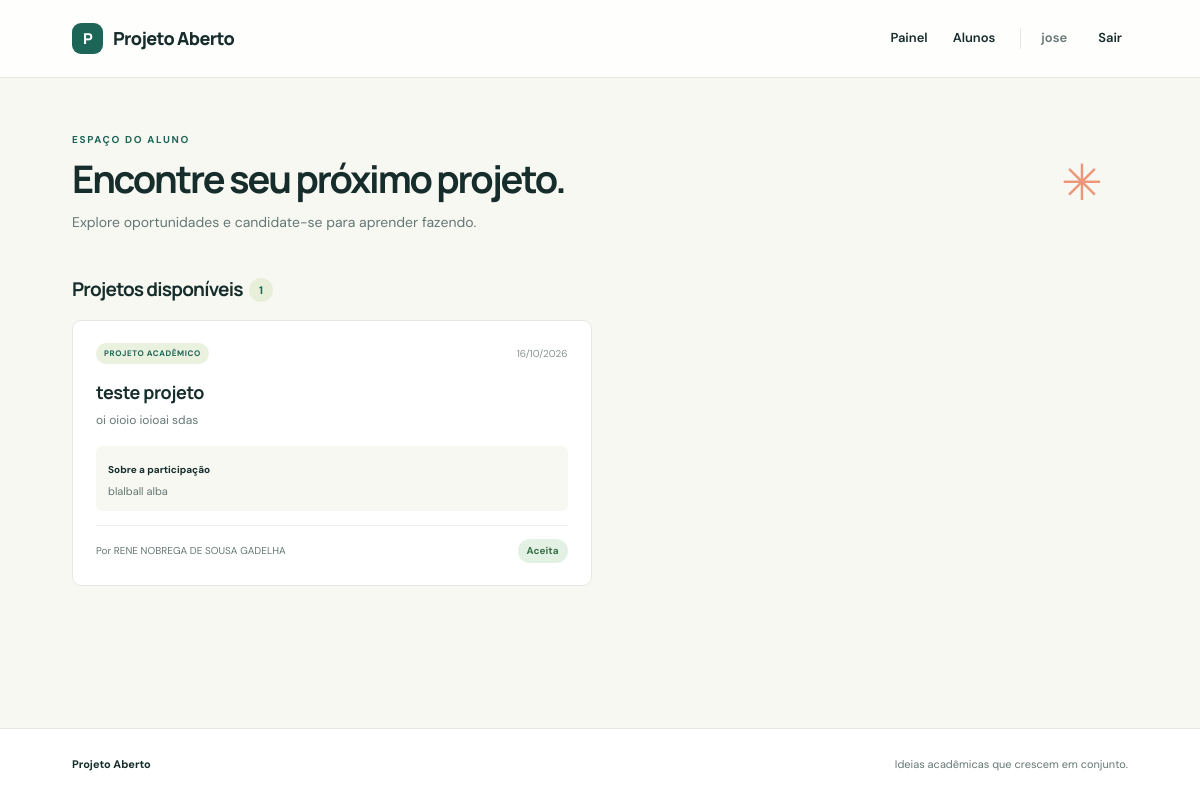
Page /painel (signed in) on the committed database.
### models.py (models this page shows, shortened)
class User(db.Model):
    id = db.Column(db.Integer, primary_key=True)
    name = db.Column(db.String(120), nullable=False)
    email = db.Column(db.String(160), unique=True, nullable=False, index=True)
    password_hash = db.Column(db.String(256), nullable=False)
    role = db.Column(db.String(20), nullable=False)
    course = db.Column(db.String(120))
    projects = db.relationship("Project", backref="owner", lazy=True)
    applications = db.relationship("Application", backref="student", lazy=True)

class Project(db.Model):
    id = db.Column(db.Integer, primary_key=True)
    title = db.Column(db.String(160), nullable=False)
    description = db.Column(db.Text, nullable=False)
    requirements = db.Column(db.Text, default="")
    created_at = db.Column(db.DateTime, default=datetime.utcnow, nullable=False)
    owner_id = db.Column(db.Integer, db.ForeignKey("user.id"), nullable=False)
    applications = db.relationship(
        "Application", backref="project", lazy=True, cascade="all, delete-orphan"
    )

class Application(db.Model):
    id = db.Column(db.Integer, primary_key=True)
    student_id = db.Column(db.Integer, db.ForeignKey("user.id"), nullable=False)
    project_id = db.Column(db.Integer, db.ForeignKey("project.id"), nullable=False)
    status = db.Column(db.String(20), default="Pendente", nullable=False)
    created_at = db.Column(db.DateTime, default=datetime.utcnow, nullable=False)
    __table_args__ = (
        db.UniqueConstraint("student_id", "project_id", name="unique_application"),
    )

### controllers/main_controller.py (the view)
@main_bp.route("/painel")
def dashboard():
    user = usuario_atual()
    if not user:
        return redirect(url_for("auth.login"))
    projects = project_service.listar_projetos()
    if user.role == "professor":
        return render_template("professor_dashboard.html", projects=projects, current_user=user)
    applications = {a.project_id: a for a in application_service.listar_do_aluno(user.id)}
    return render_template(
        "student_dashboard.html", projects=projects, applications=applications,
        current_user=user,
    )

### controllers/helpers.py (called while the page is built)
def usuario_atual():
    user_id = session.get("user_id")
    return user_repository.buscar_por_id(user_id) if user_id else None

### repositories/application_repository.py (called while the page is built)
def listar_do_aluno(student_id):
    return Application.query.filter_by(student_id=student_id).all()

### repositories/project_repository.py (called while the page is built)
def listar_todos():
    return Project.query.order_by(Project.created_at.desc()).all()

### repositories/user_repository.py (called while the page is built)
def buscar_por_id(user_id):
    return db.session.get(User, user_id)

### services/application_service.py (called while the page is built)
def listar_do_aluno(student_id):
    return application_repository.listar_do_aluno(student_id)

### services/project_service.py (called while the page is built)
def listar_projetos():
    return project_repository.listar_todos()

### templates/student_dashboard.html (shortened to what this page needs)
{% extends 'base.html' %}
{% block content %}
  <section class="page-heading">
    <div>
      <span class="eyebrow">ESPAÇO DO ALUNO</span>
      <h1>Encontre seu próximo projeto.</h1>
      <p>Explore oportunidades e candidate-se para aprender fazendo.</p>
    </div>
    <span class="heading-decoration">✳</span>
  </section>
  <section class="content-section">
    <div class="section-heading compact">
      <h2>Projetos disponíveis <span class="count">{{ projects|length }}</span></h2>
    </div>
    {% if projects %}
      <div class="project-grid">
        {% for project in projects %}
          <article class="project-card">
            <div class="project-meta">
              <span class="pill">PROJETO ACADÊMICO</span>
              <span>{{ project.created_at.strftime('%d/%m/%Y') }}</span>
            </div>
            <h3>{{ project.title }}</h3>
            <p>{{ project.description }}</p>
            {% if project.requirements %}
              <div class="requirements">
                <strong>Sobre a participação</strong>
                <p>{{ project.requirements }}</p>
              </div>
            {% endif %}
            <div class="project-bottom">
              <span>Por {{ project.owner.name }}</span>
              {% if applications.get(project.id) %}
                <span class="status status-{{ applications[project.id].status|lower }}">
                  {{ applications[project.id].status }}
                </span>
              {% else %}
                <form action="{{ url_for('main.apply', project_id=project.id) }}" method="post">
                  <button class="card-link button-link">Quero participar →</button>
                </form>
              {% endif %}
            </div>
          </article>
        {% endfor %}
      </div>
    {% else %}
      <div class="empty-state">
        <span class="empty-icon">↗</span>
        <h3>Novas oportunidades em breve.</h3>
        <p>Quando os professores publicarem projetos, eles aparecerão aqui.</p>
      </div>
    {% endif %}
  </section>
{% endblock %}

### templates/base.html (shortened to what this page needs)
<!doctype html>
<html lang="pt-BR">
  <head>
    <link rel="stylesheet" href="{{ url_for('static', filename='style.css') }}">
  </head>
  <body>
    <header class="site-header">
      <a class="brand" href="{{ url_for('main.index') }}">
        <span class="brand-mark">P</span>
        Projeto Aberto
      </a>
      <nav aria-label="Navegação principal">
        {% if current_user %}
          <a href="{{ url_for('main.dashboard') }}">Painel</a>
          <a href="{{ url_for('main.students') }}">Alunos</a>
          <span class="nav-user">{{ current_user.name }}</span>
          <form class="inline-form" action="{{ url_for('auth.logout') }}" method="post">
            <button class="nav-button">Sair</button>
          </form>
        {% else %}
          <a href="{{ url_for('auth.login') }}">Entrar</a>
          <a class="nav-cta" href="{{ url_for('auth.register', role='student') }}">Criar conta</a>
        {% endif %}
      </nav>
    </header>
    <main class="container">
      {% block content %}{% endblock %}
    </main>
    <footer class="site-footer">
      <span>Projeto Aberto</span>
      <span>Ideias acadêmicas que crescem em conjunto.</span>
    </footer>
  </body>
</html>

### static/style.css (style rules this page uses)
:root { --ink:#162d2b;--muted:#657774;--green:#1c6557;--green-dark:#164e44;--lime:#d9ed9a;--cream:#f7f8f2;--paper:#fff;--line:#e5e9e2;--coral:#ee967a;--shadow:0 18px 50px rgba(27,55,47,.08) }
* { box-sizing:border-box }
body { margin:0;background:var(--cream);color:var(--ink);font-family:'DM Sans',sans-serif;font-size:15px;line-height:1.6 }
a { color:inherit;text-decoration:none }
button,input,textarea { font:inherit }
.site-header { height:78px;display:flex;align-items:center;justify-content:space-between;padding:0 max(calc((100% - 1160px)/2),6%);background:rgba(255,255,255,.88);border-bottom:1px solid var(--line) }
.brand { font-family:Manrope,sans-serif;font-size:18px;font-weight:800;letter-spacing:-.6px;display:flex;align-items:center;gap:10px }
.brand-mark { display:grid;place-items:center;width:31px;height:31px;background:var(--green);color:#fff;border-radius:9px;font-size:15px }
.site-header nav { display:flex;align-items:center;gap:25px;font-size:13px;font-weight:600 }
.nav-user { color:var(--muted);border-left:1px solid var(--line);padding-left:20px }
.inline-form { display:inline }
.nav-button { border:0;background:none;color:var(--ink);font-weight:600;cursor:pointer }
.container { width:min(1120px,88%);margin:0 auto;min-height:calc(100vh - 150px) }
.eyebrow { display:block;color:var(--green);font-size:10px;font-weight:700;letter-spacing:1.65px;margin-bottom:14px }
.hero h1,.form-intro h1,.page-heading h1 { font:700 clamp(36px,4.2vw,54px)/1.15 Manrope,sans-serif;letter-spacing:-2.1px;margin:0 0 19px;max-width:650px }
.hero-copy>p,.form-intro>p,.page-heading p { color:var(--muted);font-size:16px;max-width:490px;margin:0;line-height:1.75 }
.section-heading h2,.steps h2 { font:700 27px/1.3 Manrope,sans-serif;letter-spacing:-.8px;margin:0 }
.site-footer { height:72px;border-top:1px solid var(--line);background:#fff;padding:0 max(calc((100% - 1120px)/2),6%);display:flex;align-items:center;justify-content:space-between;color:var(--muted);font-size:11px }
.site-footer span:first-child { font-weight:700;color:var(--ink) }
.page-heading { display:flex;align-items:center;justify-content:space-between;padding:54px 0 35px }
.page-heading .eyebrow { margin-bottom:9px }
.page-heading h1 { font-size:38px;margin-bottom:9px }
.page-heading p { font-size:14px }
.heading-decoration { font-size:50px;color:var(--coral);padding-right:25px }
.content-section { padding:8px 0 66px }
.section-heading.compact { display:flex;align-items:center;justify-content:space-between;margin-bottom:18px }
.section-heading.compact h2 { font-size:19px }
.count { display:inline-grid;place-items:center;min-width:24px;height:24px;padding:0 6px;border-radius:20px;background:#e8efd9;color:var(--green);font:700 11px 'DM Sans',sans-serif;vertical-align:2px;margin-left:3px }
.project-grid { display:grid;grid-template-columns:repeat(2,minmax(0,1fr));gap:17px }
.project-card { background:#fff;border:1px solid var(--line);border-radius:9px;padding:22px 23px;display:flex;flex-direction:column;min-height:210px }
.project-meta { display:flex;justify-content:space-between;align-items:center;color:#89948f;font-size:10px }
.pill { background:#eaf1df;color:var(--green);padding:4px 8px;border-radius:20px;font-size:8px;font-weight:700;letter-spacing:.6px }
.project-card h3 { font:700 18px/1.35 Manrope,sans-serif;letter-spacing:-.4px;margin:16px 0 7px }
.project-card>p { font-size:12px;color:var(--muted);line-height:1.65;margin:0 0 15px;white-space:pre-line }
.project-bottom { border-top:1px solid #edf0eb;padding-top:13px;margin-top:auto;display:flex;align-items:center;justify-content:space-between;gap:10px;color:var(--muted);font-size:10px }
.requirements { background:#f7f8f2;border-radius:6px;padding:10px 12px;margin:0 0 14px }
.requirements strong { font-size:10px }
.requirements p { font-size:11px;color:var(--muted);margin:3px 0 0;white-space:pre-line }
.status { font-size:10px;font-weight:700;border-radius:20px;padding:4px 9px;background:#eef0ed;color:#6c7973 }
.status-aceita { background:#e2f1e4;color:#397148 }

### rows in the picture
User: name "jose"
Project: created_at "16/10/2026", title "teste projeto", description "oi oioio ioioai sdas", requirements "blalball alba", owner.name "RENE NOBREGA DE SOUSA GADELHA"
Application: status "Aceita"

### other values in the picture
{{ projects|length }} "1"
